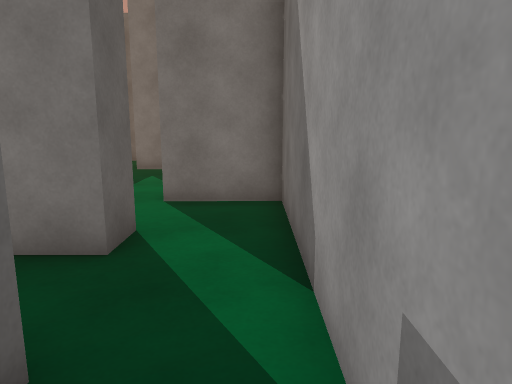
view 1 (above)

24 first-person views from a walk through a 3-D level made in the Unity game engine. The camera is 1.4 m above the floor, tilts 10° down and sees 70° across. The floor is counted in squares, 1 m on a side. Each view is taken from the middle of a square. On the plan, view 1 faces up. The plan holds only what a view shows up to about 16 squares ahead; the rest is blank. The place goes on beyond the plan. The player is left out. Some animated figures are left out.

view 2
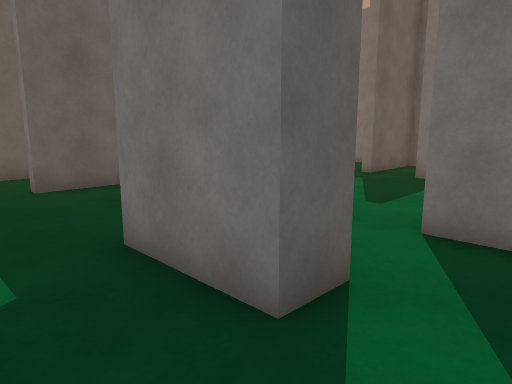

view 3
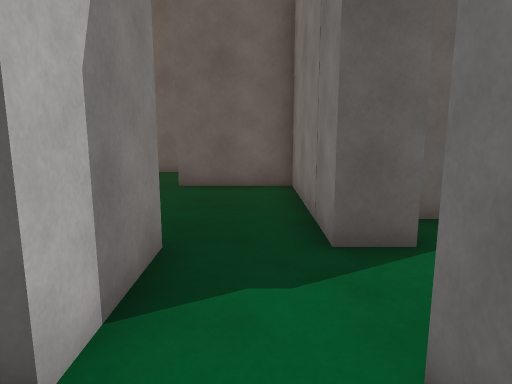

view 4
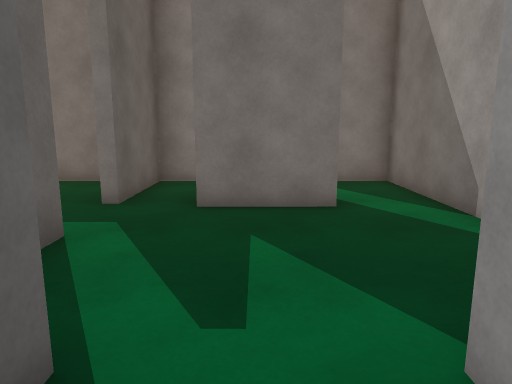

view 5
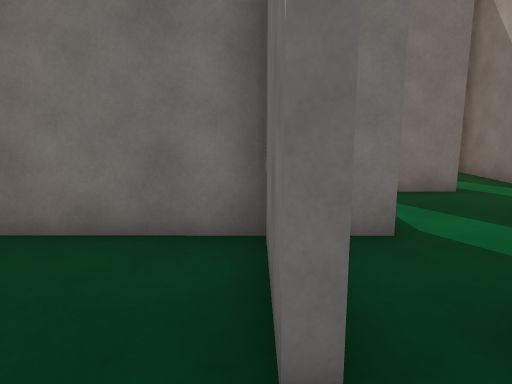

view 6
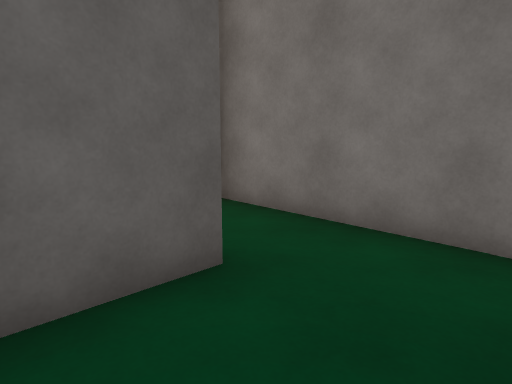

view 7
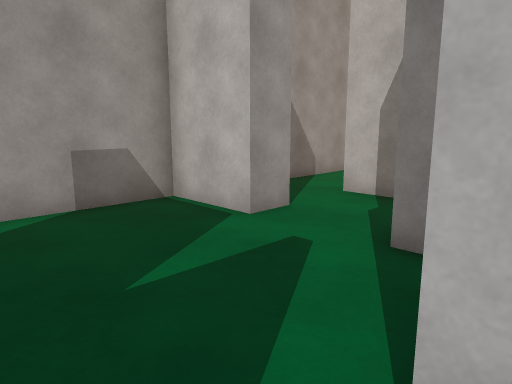

view 8
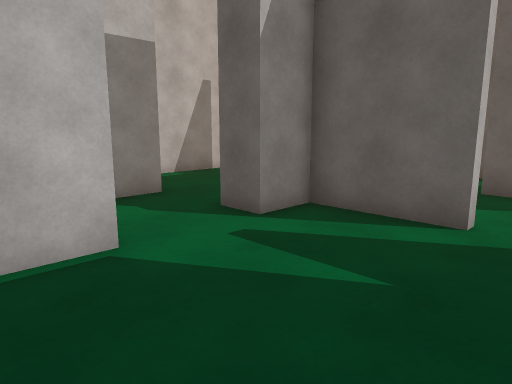

view 9
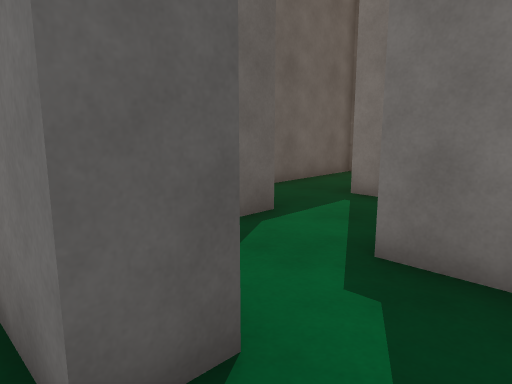

view 10
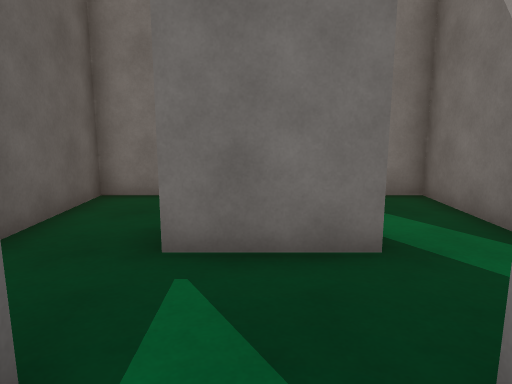

view 11
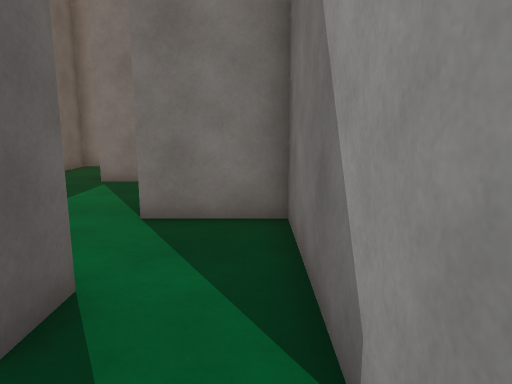

view 12
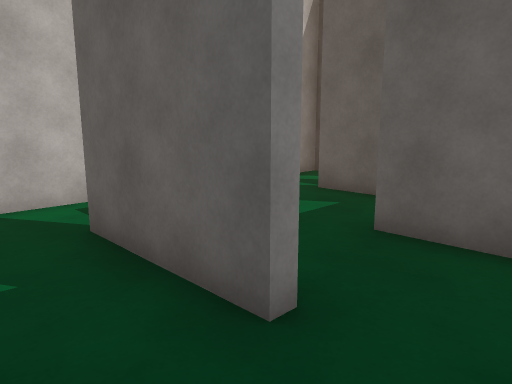

view 13
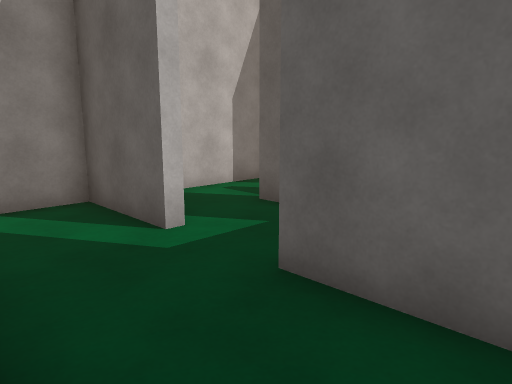

view 14
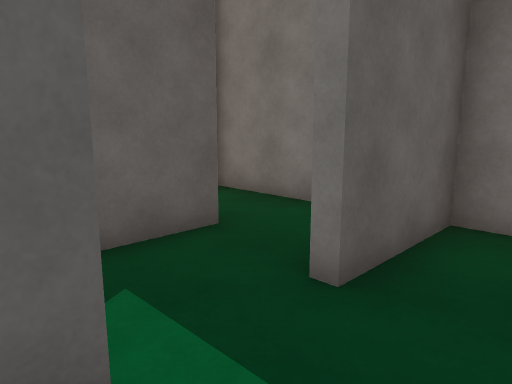

view 15
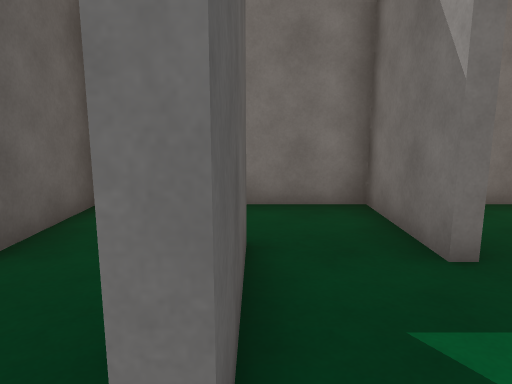

view 16
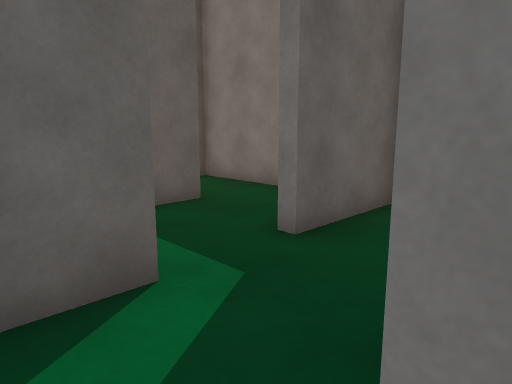

view 17
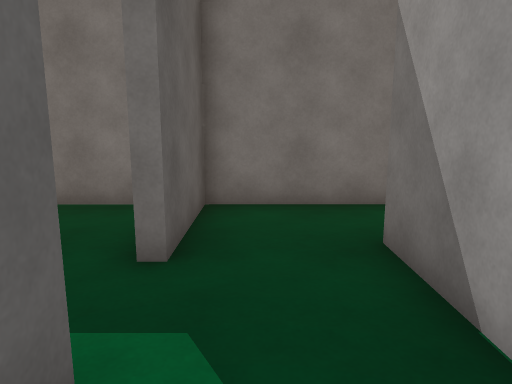

view 18
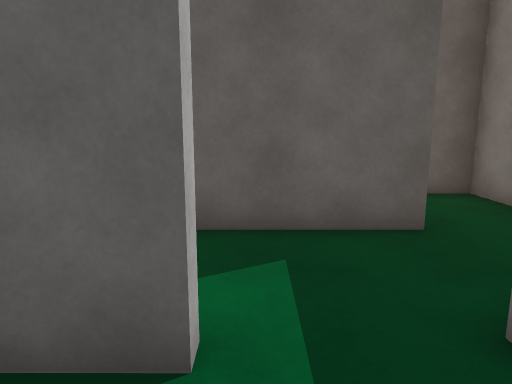

view 19
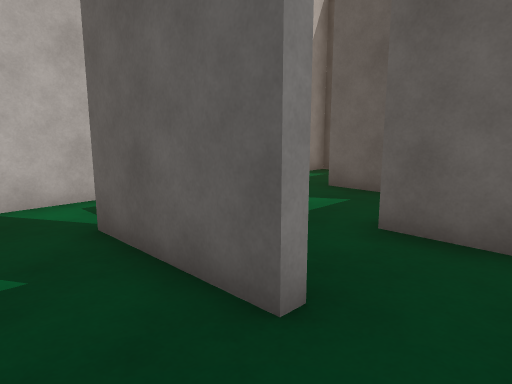

view 20
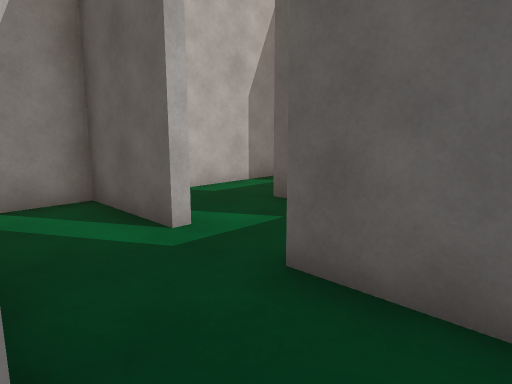

view 21
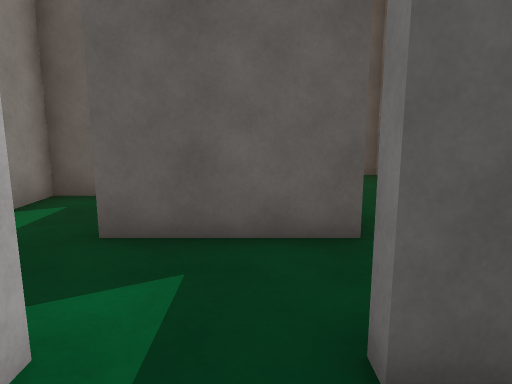

view 22
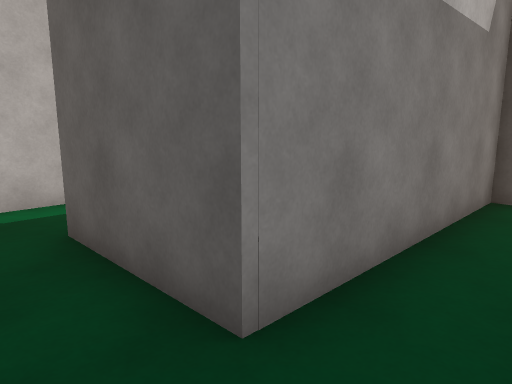

view 23
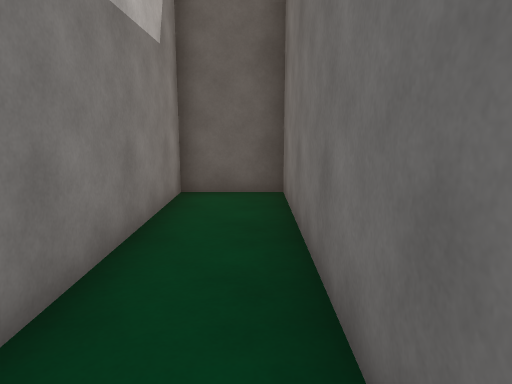

view 24
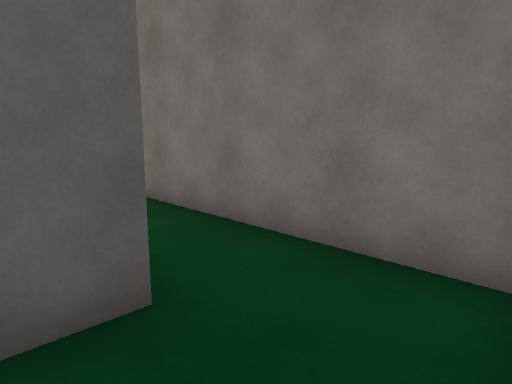

### Floor plan
Key: @ floor where view 1 was taken; # wall or solid block; . floor.
Columns run from 32 left of view 1 to 1 right of it. Each row starts with its distance up from view 1.
 23                           ## .####
 22                           #. ....#
 21                           #.  ...#
 20                           #.  #..#
 19                           #.###..#
 18                            ..... #
 17                            ......#
 16 ############################...###
 15 #........#.....#....#.....#......#
 14 #........#.....#....#.....#......#
 13 #######..#..#..#..#.#..#..#.###..#
 12       #.....#.....#....#.........#
 11       #.....#.....#....#.........#
 10       #..#..#..#..#.#..#..#......#
  9    #.....#.... #....#.... #......#
  8    #########################..####
  7                        #####..####
  6                        #.........#
  5                        #....###..#
  4                     #.......###..#
  3                     #.. .........#
  2                         ###   #..#
  1                                  #
  0                                 @

Where each view was taken, in squares from view 1:
view 1: 0 up, 0 right, facing up
view 2: 2 up, 0 right, facing up-left
view 3: 6 up, 0 right, facing left
view 4: 6 up, 3 left, facing up
view 5: 11 up, 6 left, facing up
view 6: 11 up, 6 left, facing up-left
view 7: 12 up, 6 left, facing down-right
view 8: 12 up, 0 right, facing down-left
view 9: 12 up, 0 right, facing up-left
view 10: 15 up, 3 left, facing up
view 11: 17 up, 0 right, facing up
view 12: 15 up, 7 left, facing down-left
view 13: 15 up, 9 left, facing down-left
view 14: 10 up, 10 left, facing up-left
view 15: 9 up, 14 left, facing up
view 16: 9 up, 14 left, facing up-left
view 17: 9 up, 16 left, facing up
view 18: 11 up, 15 left, facing left
view 19: 15 up, 18 left, facing down-left
view 20: 15 up, 20 left, facing down-left
view 21: 12 up, 21 left, facing left
view 22: 15 up, 24 left, facing down-left
view 23: 15 up, 24 left, facing left
view 24: 12 up, 23 left, facing up-left
